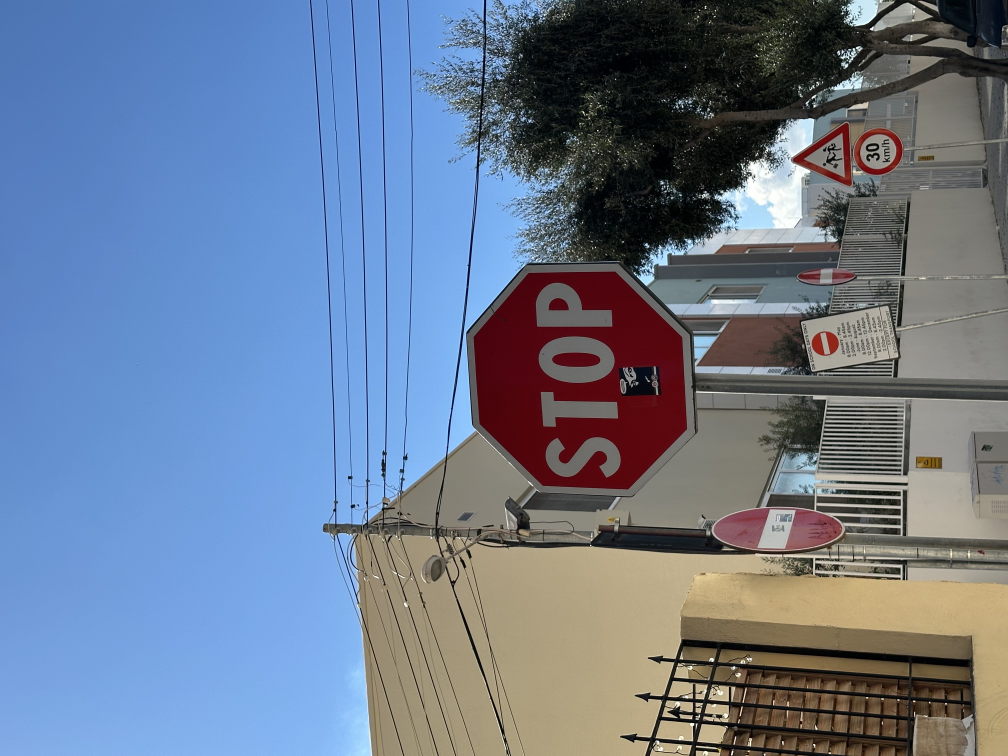
#> input picture AlisonAttard/images/132800b5-AlisonAttard_8_Front.jpeg, 4032 x 3024 px (shown at 1/4 size); its folder holds 3 pictures in this run
$ jupyter execute --allow-errors 1_data_visualisation.ipynb   (shell and % lines are left out)   (text cells are left out)
#> lines starting #> are read from the running program, lines starting #| are printed output that depends on the picture; pictures that were not available may be replaced by others from this repository, and a replacement may not be noted
[cell 1]
INSTALL_PACKAGES = False

[cell 2]
COLOURS = {
    "green": "\033[92m",
    "red": "\033[91m",
    "end": "\033[0m"
}

[cell 3]
group_5_members = ["AlisonAttard", "BenTaliana", "MichaelFarrugia", "MelatAssefa"]

[cell 4]
import os

all_images_paths = [os.path.join(member, "images", img) for member in group_5_members for img in os.listdir(os.path.join(member, "images"))]
all_images_json_path = os.path.join("dataset", "merged_input.json")

[cell 5]
num_images_per_member = {member: len([img for img in all_images_paths if img.startswith(os.path.join(member, "images"))]) for member in group_5_members}
total_images = len(all_images_paths)

[cell 6]
from json import loads

#> (the rest of this cell did not finish here and is left out)

[cell 7]
num_front_images_per_member = {member: len([img for img in all_images_paths if img.startswith(os.path.join(member, "images")) and (img.endswith("_Front.jpg") or img.endswith("_Front.jpeg"))]) for member in group_5_members}
total_front_images = len([img for img in all_images_paths if img.endswith("_Front.jpg") or img.endswith("_Front.jpeg")])

print(f"Number of signs in the dataset: {total_front_images}")

[cell 8]
from collections import defaultdict, Counter

sign_type_statistics = defaultdict(Counter)
viewing_angle_statistics = defaultdict(Counter)
mounting_type_statistics = defaultdict(Counter)
sign_condition_statistics = defaultdict(Counter)
sign_shape_statistics = defaultdict(Counter)

[cell 9]
# [15 lines left out: function expect_sign_shape, not called in this run]

#> (a cell that did not finish here is left out)

[cell 11]
import matplotlib.colors as mcolors
import colorsys

# used to adjust the lightness of a hex colour
# [9 lines left out: function adjust_lightness, not called in this run]

[cell 12]
import matplotlib.pyplot as plt
import numpy as np

# used to plot stacked bar charts for dataset statistics
def plot_statistics_stacked_bar(statistics: defaultdict, title: str, xlabel: str, ylabel: str, colour: str):
    # obtaining all possible categories across all members
    categories = set()

    for member_stats in statistics.values():
        categories.update(member_stats.keys())

    categories = sorted(categories)

    plt.figure(figsize = (20, 6))
    bottom = np.zeros(len(categories))

    for i, person in enumerate(statistics.keys()):
        counts = [statistics [person] [category] for category in categories]

        step_darkness = 1 + (i * 0.25)
        colour = adjust_lightness(colour, step_darkness)

        plt.bar(categories, counts, bottom = bottom, label = person, color = colour)

        bottom = np.add(bottom, counts)

    plt.xlabel(xlabel)
    plt.ylabel(ylabel)
    plt.title(title, fontsize = 16, fontweight = "bold", pad = 30)
    plt.legend(loc = "upper left")
    plt.show()

[cell 13]
plot_statistics_stacked_bar(
    statistics = viewing_angle_statistics,
    title = "Number of Images by Viewing Angle (by Member)",
    xlabel = "Viewing Angle",
    ylabel = "Number of Images",
    colour = "#744414"
)

[cell 14]
total_viewing_angle_statistics = Counter()
for member_stats in viewing_angle_statistics.values():
    total_viewing_angle_statistics.update(member_stats)

print(total_viewing_angle_statistics)

[cell 15]
plot_statistics_stacked_bar(
    statistics = sign_type_statistics,
    title = "Number of Signs per Sign Type (by Member)",
    xlabel = "Sign Type",
    ylabel = "Number of Signs",
    colour = "#154961"
)

[cell 16]
total_sign_type_statistics = Counter()
for member_stats in sign_type_statistics.values():
    total_sign_type_statistics.update(member_stats)

print(total_sign_type_statistics)

[cell 17]
plot_statistics_stacked_bar(
    statistics = mounting_type_statistics,
    title = "Number of Signs per Mounting Type (by Member)",
    xlabel = "Mounting Type",
    ylabel = "Number of Signs",
    colour = "#591462"
)

[cell 18]
total_mounting_type_statistics = Counter()
for member_stats in mounting_type_statistics.values():
    total_mounting_type_statistics.update(member_stats)

print(total_mounting_type_statistics)

[cell 19]
plot_statistics_stacked_bar(
    statistics = sign_condition_statistics,
    title = "Number of Signs per Sign Condition (by Member)",
    xlabel = "Sign Condition",
    ylabel = "Number of Signs",
    colour = "#5D1515"
)

[cell 20]
total_sign_condition_statistics = Counter()
for member_stats in sign_condition_statistics.values():
    total_sign_condition_statistics.update(member_stats)

print(total_sign_condition_statistics)

[cell 21]
plot_statistics_stacked_bar(
    statistics = sign_shape_statistics,
    title = "Number of Signs per Sign Shape (by Member)",
    xlabel = "Sign Shape",
    ylabel = "Number of Signs",
    colour = "#30302F"
)

[cell 22]
total_sign_shape_statistics = Counter()
for member_stats in sign_shape_statistics.values():
    total_sign_shape_statistics.update(member_stats)

print(total_sign_shape_statistics)

[cell 23]
from PIL import Image
from PIL.ExifTags import TAGS, GPSTAGS

# used to get GPS EXIF tags from an image
def get_gps_tags(image_path):
    image = Image.open(image_path)
    exif_data = image._getexif()

    for tag, value in exif_data.items():
        tag_name = TAGS.get(tag, tag)

        if tag_name == "GPSInfo":
            gps_data = {}

            for gps_tag in value:
                gps_tag_name = GPSTAGS.get(gps_tag, gps_tag)
                gps_data [gps_tag_name] = value [gps_tag]

            return gps_data

[cell 24]
# helper function to show the geolocation information neatly
def convert_dms_to_decimal(dms_coordinate):
    deg, minute, sec = dms_coordinate

    deg = float(deg)
    minute = float(minute) / 60
    sec = float(sec) / 3600

    return deg + minute + sec

[cell 25]
# used to read an image and get its latitude and longitude coordinates as a tuple
def read_img_and_get_coords(image_path):
    img_gps = get_gps_tags(image_path)
#> in get_gps_tags, image is the input picture: PIL image 4032x3024 RGB; mean R, G, B 107.6, 122.1, 144.5
#> in get_gps_tags, `exif_data = image._getexif()`: exif_data = 48 items
#> the loop in get_gps_tags, `for tag, value in exif_data.items():` made 1 pass
#> (tag, tag_name) on pass 1: (34853, 'GPSInfo')
    img_latitude = img_gps ["GPSLatitude"]
    img_longitude = img_gps ["GPSLongitude"]

    return (convert_dms_to_decimal(img_latitude), convert_dms_to_decimal(img_longitude))

[cell 26]
# reads an image and gets its original date and time from EXIF tags
# [9 lines left out: function get_time_tags, not called in this run]

[cell 27]
from datetime import datetime

# helper function to format date strings
def format_date(date_string):
    dt = datetime.strptime(str(date_string), "%Y:%m:%d %H:%M:%S")
    return dt.strftime("%d/%m/%Y %H:%M")

[cell 28]
# used to read an image and get its formatted date and time string
# [4 lines left out: function read_img_and_get_datetime, not called in this run]

[cell 29]
from folium import Map

# the first image's coordinates will be used to center the map
first_img_coords = read_img_and_get_coords(all_images_paths [0])
#> in read_img_and_get_coords, `img_gps = get_gps_tags(image_path)`: img_gps = 15 items
#> in convert_dms_to_decimal, `deg = float(deg)`: deg = 35
#> in convert_dms_to_decimal, `minute = float(minute) / 60`: minute = 0.883
#> in convert_dms_to_decimal, `sec = float(sec) / 3600`: sec = 0.0157
#> first_img_coords = (35.9, 14.49)

#> (the rest of this cell did not finish here and is left out)

[cell 30]
# different signs will have different coloured markers on the map
SIGN_COLOUR_MAP = {
    "Stop": "red",
    "No Entry (One Way)": "purple",
    "Pedestrian Crossing": "blue",
    "Roundabout Ahead": "green",
    "No Through Road (T-Sign)": "beige",
    "Blind-Spot Mirror (Convex)": "orange"
}

[cell 31]
# [4 lines left out: function get_sign_type, not called in this run]

[cell 32]
from folium import Marker, Icon
from re import sub

#> (the rest of this cell did not finish here and is left out)

[cell 33]
map

[cell 34]
italian_pedestrian_crossing_sign = Image.open(os.path.join("MichaelFarrugia", "images", "e514429b-MichaelFarrugia_64_Front.jpg"))
uk_pedestrian_crossing_sign = Image.open(os.path.join("MichaelFarrugia", "images", "5abaa5dd-MichaelFarrugia_16_Front.jpg"))
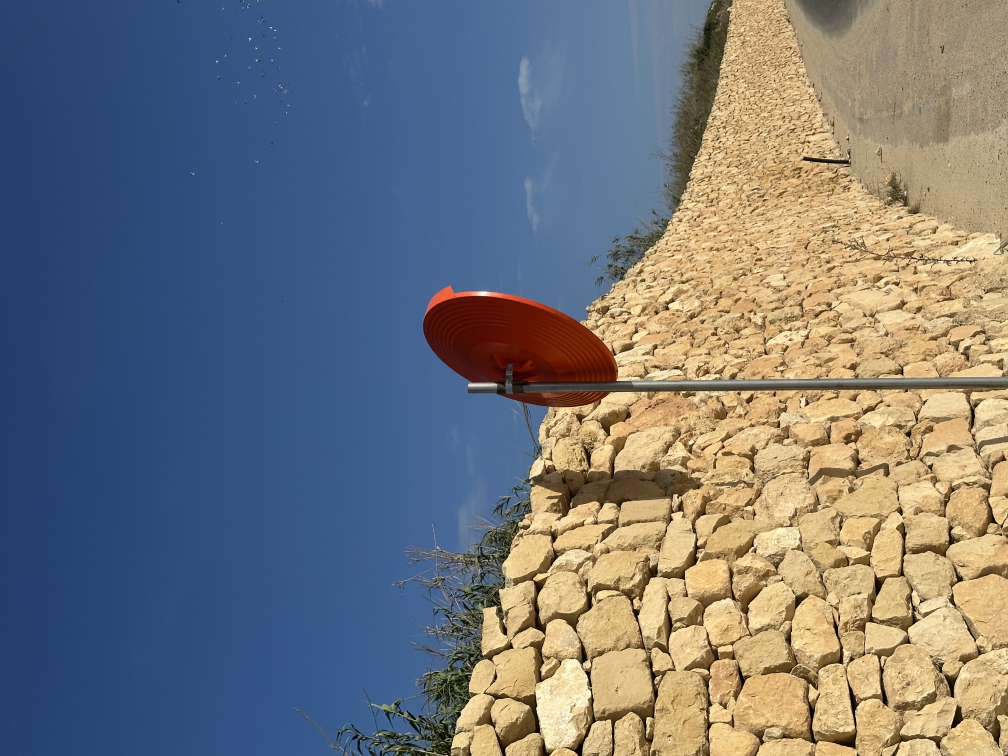
#> input picture AlisonAttard/images/1a823b47-AlisonAttard_28_Back.jpeg, 4032 x 3024 px, given in place of 5abaa5dd-MichaelFarrugia_16_Front.jpg, which was not available (shown at 1/4 size)
#> uk_pedestrian_crossing_sign is the input picture: PIL image 4032x3024 RGB; mean R, G, B 114.7, 118.2, 122.4

plt.figure(figsize = (8, 5))

plt.subplot(1, 2, 1)
plt.imshow(italian_pedestrian_crossing_sign)
plt.title("Italian Pedestrian Crossing Sign", fontsize = 12)
plt.axis("off")

plt.subplot(1, 2, 2)
plt.imshow(uk_pedestrian_crossing_sign)
plt.title("UK Pedestrian Crossing Sign", fontsize = 12)
plt.axis("off")

plt.show()
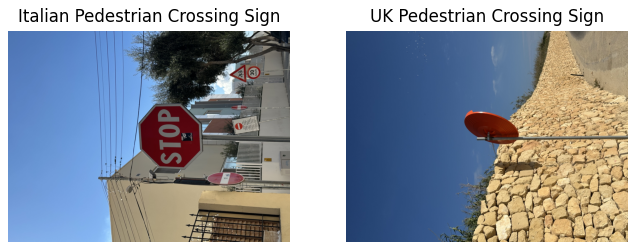
#> figure drawn by matplotlib, 2 panels

[cell 35]
stop_sign_type_1 = Image.open(os.path.join("MichaelFarrugia", "images", "084c5849-MichaelFarrugia_1_Front.jpg"))
#> (the rest of this cell did not finish here and is left out)

[cell 36]
from random import sample, seed

seed(1)
sampled_image_paths = sample(all_images_paths, 5)
#> sampled_image_paths = 5 items

#> (the rest of this cell did not finish here and is left out)

[cell 37]
import matplotlib.patches as patches
from collections import defaultdict
from PIL import ImageOps

#> (the rest of this cell did not finish here and is left out)

[cell 38]
import matplotlib.pyplot as plt
import numpy as np
from matplotlib import cm
import seaborn as sns
import matplotlib.gridspec as gridspec


sign_types = {
    'No Entry (One Way)': 95,
    'Stop': 53,
    'Blind-Spot Mirror': 33,
    'Pedestrian Crossing': 29,
    'No Through Road': 23,
    'Roundabout Ahead': 11
}

mounting_types = {'Pole-mounted': 188, 'Wall-mounted': 56}
sign_conditions = {'Good': 200, 'Weathered': 37, 'Heavily Damaged': 7}
sign_shapes = {'Circular': 129, 'Octagonal': 51, 'Square': 51, 'Triangular': 12, 'Damaged': 1}
viewing_angles = {'Front': 244, 'Side': 237, 'Back': 179}


fig = plt.figure(figsize=(16, 10))
gs = gridspec.GridSpec(2, 6, figure=fig)

# Top row - 3 plots across all 6 columns (2 columns each)
ax1 = fig.add_subplot(gs[0, 0:2])
ax2 = fig.add_subplot(gs[0, 2:4])
ax3 = fig.add_subplot(gs[0, 4:6])

# Bottom row - 2 centered plots (2 columns each, offset by 1)
ax4 = fig.add_subplot(gs[1, 1:3])
ax5 = fig.add_subplot(gs[1, 3:5])

fig.suptitle('Maltese Traffic Sign Dataset Statistics', fontsize=18, fontweight='bold', y=0.98)

# 1. Sign Type (top left)
ax = ax1
types_sorted = dict(sorted(sign_types.items(), key=lambda x: x[1], reverse=True))
blues = cm.Blues(np.linspace(0.4, 0.9, len(types_sorted)))
bars = ax.barh(list(types_sorted.keys()), list(types_sorted.values()), color=blues)
ax.set_xlabel('Count', fontweight='bold')
ax.set_title('Sign Type', fontweight='bold', pad=12, fontsize=12)
ax.invert_yaxis()
for i, v in enumerate(types_sorted.values()):
    ax.text(v + 1, i, str(v), va='center', fontweight='bold', fontsize=9)
ax.spines['top'].set_visible(False)
ax.spines['right'].set_visible(False)

# 2. Mounting Type (top center)
ax = ax2
mako_palette = sns.color_palette("mako", len(mounting_types))
bars = ax.bar(mounting_types.keys(), mounting_types.values(), color=mako_palette, width=0.5, edgecolor='white', linewidth=2)
ax.set_ylabel('Count', fontweight='bold')
ax.set_title('Mounting Type', fontweight='bold', pad=12, fontsize=12)
ax.set_ylim(0, max(mounting_types.values()) * 1.15)
for bar in bars:
    height = bar.get_height()
    ax.text(bar.get_x() + bar.get_width()/2., height,
            f'{int(height)}', ha='center', va='bottom', fontweight='bold', fontsize=11)
ax.spines['top'].set_visible(False)
ax.spines['right'].set_visible(False)

# 3. Sign Condition (top right)
ax = ax3
rocket_palette = sns.color_palette("rocket", len(sign_conditions))
bars = ax.bar(sign_conditions.keys(), sign_conditions.values(), color=rocket_palette, width=0.5, edgecolor='white', linewidth=2)
ax.set_ylabel('Count', fontweight='bold')
ax.set_title('Sign Condition', fontweight='bold', pad=12, fontsize=12)
ax.set_ylim(0, max(sign_conditions.values()) * 1.15)
for bar in bars:
    height = bar.get_height()
    ax.text(bar.get_x() + bar.get_width()/2., height,
            f'{int(height)}', ha='center', va='bottom', fontweight='bold', fontsize=11)
ax.tick_params(axis='x', rotation=15)
ax.spines['top'].set_visible(False)
ax.spines['right'].set_visible(False)

# 4. Sign Shape (bottom left - centered)
ax = ax4
shapes_sorted = dict(sorted(sign_shapes.items(), key=lambda x: x[1], reverse=True))
purples = cm.Purples(np.linspace(0.4, 0.9, len(shapes_sorted)))
wedges, texts, autotexts = ax.pie(shapes_sorted.values(), labels=shapes_sorted.keys(),
                                    autopct='%1.1f%%', colors=purples, startangle=90,
                                    wedgeprops=dict(edgecolor='white', linewidth=2))
ax.set_title('Sign Shape', fontweight='bold', pad=12, fontsize=12)
for autotext in autotexts:
    autotext.set_color('white')
    autotext.set_fontweight('bold')
    autotext.set_fontsize(9)
for text in texts:
    text.set_fontweight('bold')
    text.set_fontsize(9)

# 5. Viewing Angle (bottom right - centered)
ax = ax5
viridis_palette = sns.color_palette("viridis", len(viewing_angles))
bars = ax.bar(viewing_angles.keys(), viewing_angles.values(), color=viridis_palette, width=0.5, edgecolor='white', linewidth=2)
ax.set_ylabel('Number of Images', fontweight='bold')
ax.set_title('Viewing Angle', fontweight='bold', pad=12, fontsize=12)
ax.set_ylim(0, max(viewing_angles.values()) * 1.15)
for bar in bars:
    height = bar.get_height()
    ax.text(bar.get_x() + bar.get_width()/2., height,
            f'{int(height)}', ha='center', va='bottom', fontweight='bold', fontsize=11)
ax.tick_params(axis='x', rotation=0)
ax.spines['top'].set_visible(False)
ax.spines['right'].set_visible(False)

plt.tight_layout()
plt.subplots_adjust(bottom=0.12, hspace=0.35, left=0.08, right=0.98)
plt.show()
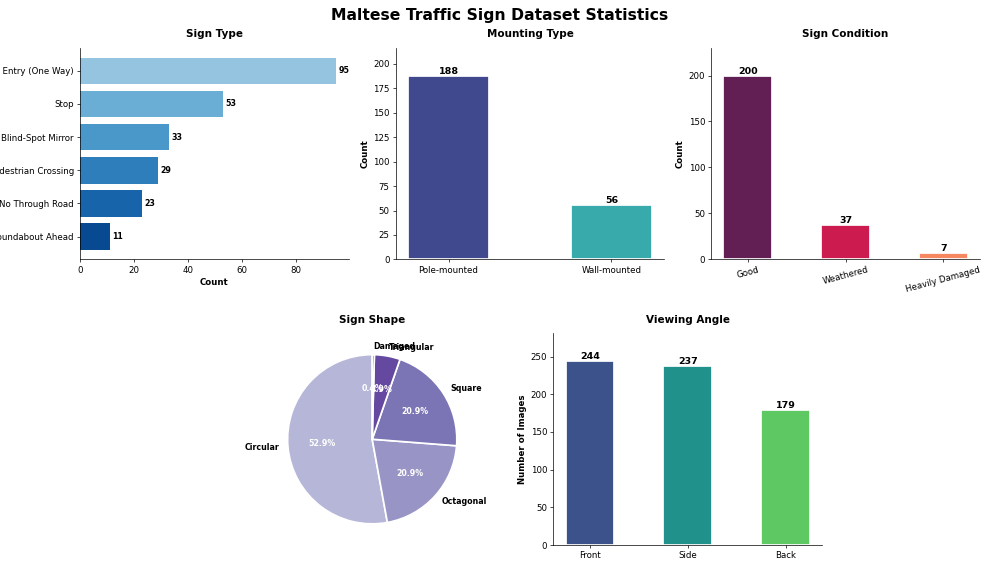
#> figure drawn by matplotlib, 5 panels; panel 3: tallest bar 200 high, from x = -0.25 to 0.25; panel 5: tallest bar 244 high, from x = -0.25 to 0.25
